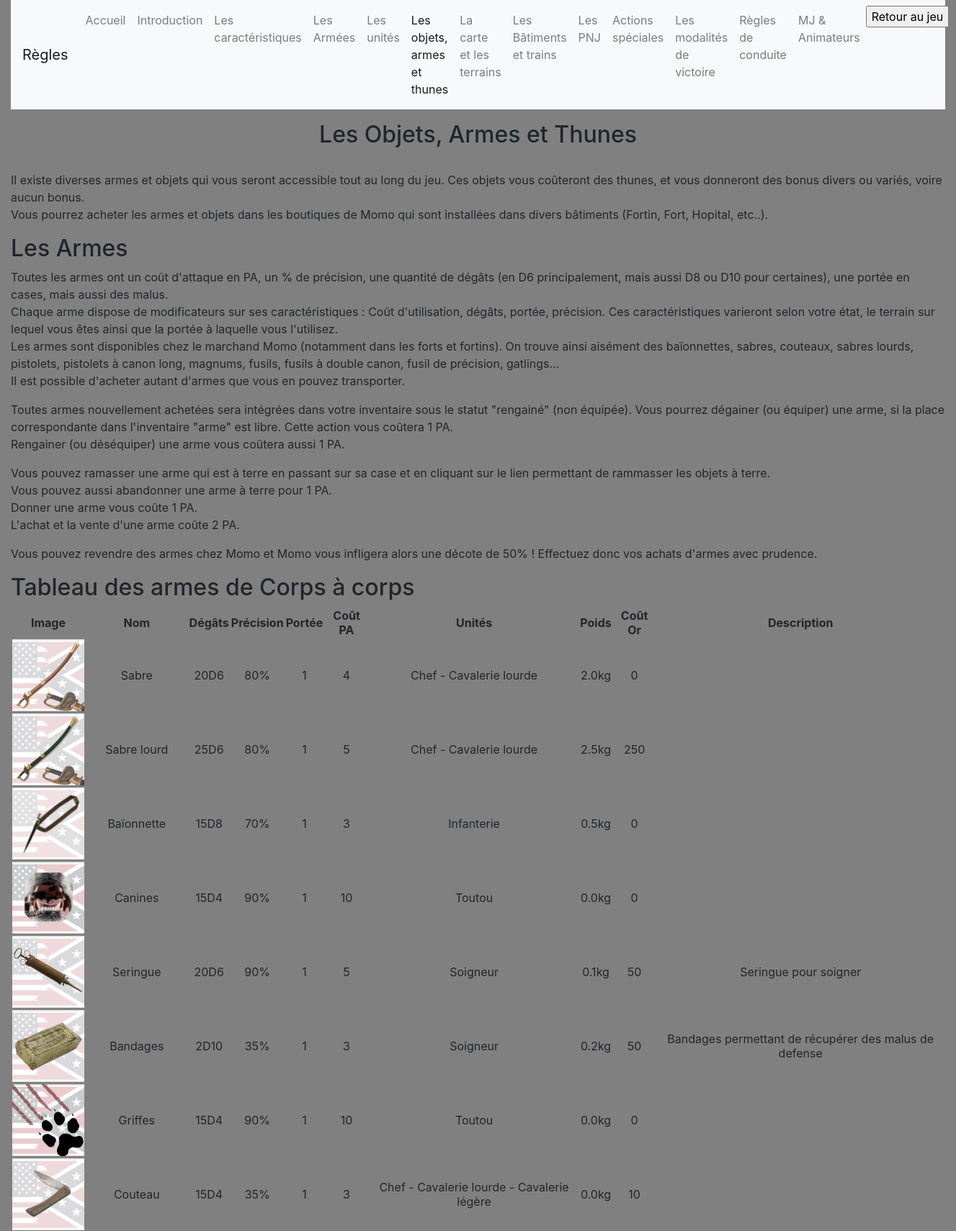
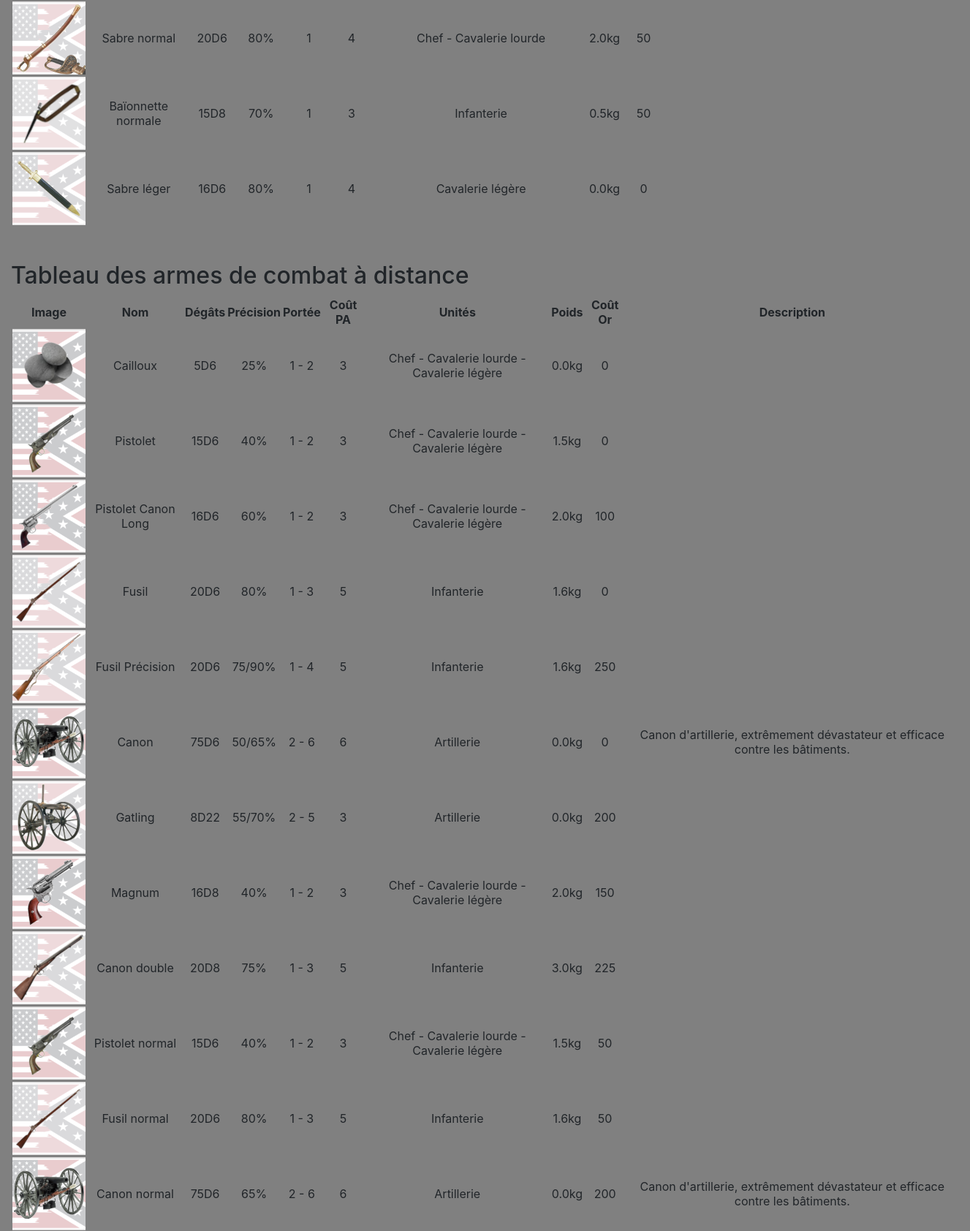
The page /regles/regles_objets.php (upper part) on the database its author committed (2 pictures, top to bottom).
### tables this page shows
CREATE TABLE `arme` (
  `id_arme` int(11) NOT NULL,
  `nom_arme` varchar(100) NOT NULL DEFAULT '',
  `porteeMin_arme` int(11) NOT NULL DEFAULT '0',
  `porteeMax_arme` tinyint(4) NOT NULL DEFAULT '0',
  `coutPa_arme` int(11) NOT NULL DEFAULT '0',
  `coutOr_arme` int(11) NOT NULL DEFAULT '0',
  `additionMin_degats` tinyint(4) NOT NULL DEFAULT '0',
  `additionMax_degats` tinyint(4) NOT NULL DEFAULT '0',
  `multiplicateurMin_degats` double NOT NULL DEFAULT '0',
  `multiplicateurMax_degats` double NOT NULL DEFAULT '0',
  `degatMin_arme` int(11) NOT NULL DEFAULT '0',
  `degatMax_arme` int(11) NOT NULL DEFAULT '0',
  `valeur_des_arme` int(11) NOT NULL DEFAULT '0',
  `precision_arme` int(11) NOT NULL DEFAULT '0',
  `degatZone_arme` enum('0','1') NOT NULL DEFAULT '0',
  `bonusPM_arme` int(11) NOT NULL DEFAULT '0',
  `poids_arme` decimal(10,1) NOT NULL DEFAULT '0.0',
  `pvMax_arme` int(11) NOT NULL DEFAULT '0',
  `description_arme` text NOT NULL,
  `qualite_arme` tinyint(4) NOT NULL DEFAULT '6',
  `main` tinyint(4) NOT NULL DEFAULT '1',
  `image_arme` varchar(100) DEFAULT NULL
);

### regles/regles_objets.php (the view, shortened to what this page needs)
<?php
$mysqli = db_connexion();
?>
<html>
	<head>
		<link rel="stylesheet" href="https://stackpath.bootstrapcdn.com/bootstrap/4.3.1/css/bootstrap.min.css">
	</head>
	<body style="background-color:grey;">
		<div class="container-fluid">
		<?php require 'regles_header.php' ?>
			<div class="row justify-content-center">
				<div class="col-12">
					<div align="center"><h2>Les Objets, Armes et Thunes</h2></div>
				</div>
			</div>
			<div class="row">
				<div class="col-12">
					<br />
					<p>Il existe diverses armes et objets qui vous seront accessible tout au long du jeu. Ces objets vous coûteront des thunes, et vous donneront des bonus divers ou variés, voire aucun bonus.<br />
					Vous pourrez acheter les armes et objets dans les boutiques de Momo qui sont installées dans divers bâtiments (Fortin, Fort, Hopital, etc..). </p>
					<h2>Les Armes</h2>
					<p>Toutes les armes ont un coût d'attaque en PA, un % de précision, une quantité de dégâts (en D6 principalement, mais aussi D8 ou D10 pour certaines), une portée en cases, mais aussi des malus.<br />
					Chaque arme dispose de modificateurs sur ses caractéristiques : Coût d'utilisation, dégâts, portée, précision. Ces caractéristiques varieront selon votre état, le terrain sur lequel vous êtes ainsi que la portée à laquelle vous l'utilisez.<br />
					Les armes sont disponibles chez le marchand Momo (notamment dans les forts et fortins). On trouve ainsi aisément des baïonnettes, sabres, couteaux, sabres lourds, pistolets, pistolets à canon long, magnums, fusils, fusils à double canon, fusil de précision, gatlings…<br />
					Il est possible d'acheter autant d'armes que vous en pouvez transporter.</p>
					<p>Toutes armes nouvellement achetées sera intégrées dans votre inventaire sous le statut "rengainé" (non équipée). Vous pourrez dégainer (ou équiper) une arme, si la place correspondante dans l'inventaire "arme" est libre. Cette action vous coûtera 1 PA.<br />
					Rengainer (ou déséquiper) une arme vous coûtera aussi 1 PA.</p>
					<p>Vous pouvez ramasser une arme qui est à terre en passant sur sa case et en cliquant sur le lien permettant de rammasser les objets à terre.<br />
					Vous pouvez aussi abandonner une arme à terre pour 1 PA.<br />
					Donner une arme vous coûte 1 PA.<br />
					L'achat et la vente d'une arme coûte 2 PA.</p>
					<p>Vous pouvez revendre des armes chez Momo et Momo vous infligera alors une décote de 50% ! Effectuez donc vos achats d'armes avec prudence.</p>
					<h2>Tableau des armes de Corps à corps</h2>
					<div id="table_armes_cac" class="table-responsive">
						<table border='1' align="center" width=100%>
							<tr>
								<th style="text-align:center">Image</th>
								<th style="text-align:center">Nom</th>
								<th style="text-align:center">Dégâts</th>
								<th style="text-align:center">Précision</th>
								<th style="text-align:center">Portée</th>
								<th style="text-align:center">Coût PA</th>
								<th style="text-align:center">Unités</th>
								<th style="text-align:center">Poids</th>
								<th style="text-align:center">Coût Or</th>
								<th style="text-align:center">Description</th>
							</tr>
							<?php
							$sql = "SELECT id_arme, image_arme, description_arme, poids_arme, precision_arme, degatMin_arme, valeur_des_arme, coutOr_arme, coutPa_arme, nom_arme
									FROM arme
									WHERE  porteeMax_arme = 1
									ORDER BY arme.id_arme ASC";
							$res = $mysqli->query($sql);
							while ($t_arme_cac = $res->fetch_assoc()) {
								$id_arme		= $t_arme_cac['id_arme'];
								$image_arme 	= $t_arme_cac['image_arme'];
								$desc_arme		= $t_arme_cac['description_arme'];
								$poids_arme		= $t_arme_cac['poids_arme'];
								$precision_arme	= $t_arme_cac['precision_arme'];
								$degats_arme	= $t_arme_cac['degatMin_arme'] . "D" . $t_arme_cac['valeur_des_arme'];
								$coutOr_arme	= $t_arme_cac['coutOr_arme'];
								$coutPa_arme	= $t_arme_cac['coutPa_arme'];
								$nom_arme		= $t_arme_cac['nom_arme'];
								$nom_unite		= "";
								$sql_unite = "SELECT nom_unite
												FROM arme_as_type_unite, type_unite
												WHERE arme_as_type_unite.id_type_unite = type_unite.id_unite
												AND arme_as_type_unite.id_arme = $id_arme";
								$res_unite = $mysqli->query($sql_unite);
								while ($t_unite = $res_unite->fetch_assoc()) {
									if (trim($nom_unite) != "") {
										$nom_unite .= " - ";
									}
									$nom_unite .= $t_unite['nom_unite'];
								}
								echo "<tr>";
								echo "	<td style='text-align:center'><img src='../images/armes/".$image_arme."' style='max-width: 100px; height: auto;' alt=''></td>";
								echo "	<td style='text-align:center'>".$nom_arme."</td>";
								echo "	<td style='text-align:center'>".$degats_arme."</td>";
								echo "	<td style='text-align:center'>".$precision_arme."%</td>";
								echo "	<td style='text-align:center'>1</td>";
								echo "	<td style='text-align:center'>".$coutPa_arme."</td>";
								echo "	<td style='text-align:center'>".$nom_unite."</td>";
								echo "	<td style='text-align:center'>".$poids_arme."kg</td>";
								echo "	<td style='text-align:center'>".$coutOr_arme."</td>";
								echo "	<td style='text-align:center'>".$desc_arme."</td>";
								echo "</tr>";
							}
							?>
						</table>
					</div>
					<br /><br />
					<h2>Tableau des armes de combat à distance</h2>
					<div id="table_armes_dist" class="table-responsive">
						<table border='1' align="center" width=100%>
							<tr>
								<th style="text-align:center">Image</th>
								<th style="text-align:center">Nom</th>
								<th style="text-align:center">Dégâts</th>
								<th style="text-align:center">Précision</th>
								<th style="text-align:center">Portée</th>
								<th style="text-align:center">Coût PA</th>
								<th style="text-align:center">Unités</th>
								<th style="text-align:center">Poids</th>
								<th style="text-align:center">Coût Or</th>
								<th style="text-align:center">Description</th>
							</tr>
							<?php
							$sql = "SELECT id_arme, image_arme, description_arme, poids_arme, precision_arme, degatMin_arme, valeur_des_arme, coutOr_arme, coutPa_arme, nom_arme, porteeMin_arme, porteeMax_arme
									FROM arme WHERE porteeMax_arme > 1
									ORDER BY id_arme ASC";
							$res = $mysqli->query($sql);
							while ($t_arme_dist = $res->fetch_assoc()) {
								$id_arme		= $t_arme_dist['id_arme'];
								$image_arme 	= $t_arme_dist['image_arme'];
								$desc_arme		= $t_arme_dist['description_arme'];
								$poids_arme		= $t_arme_dist['poids_arme'];
								$precision_arme	= $t_arme_dist['precision_arme'];
								$degats_arme	= $t_arme_dist['degatMin_arme'] . "D" . $t_arme_dist['valeur_des_arme'];
								$coutOr_arme	= $t_arme_dist['coutOr_arme'];
								$coutPa_arme	= $t_arme_dist['coutPa_arme'];
								$nom_arme		= $t_arme_dist['nom_arme'];
								$portee_arme	= $t_arme_dist['porteeMin_arme'] . " - " . $t_arme_dist['porteeMax_arme'];
								$nom_unite		= "";
								if($id_arme == '8' || $id_arme == '14' || $id_arme == '13'){
									$perte_precision = $precision_arme - 15;
								}
								$sql_unite = "SELECT nom_unite
												FROM arme_as_type_unite, type_unite
												WHERE arme_as_type_unite.id_type_unite = type_unite.id_unite
												AND arme_as_type_unite.id_arme = $id_arme";
								$res_unite = $mysqli->query($sql_unite);
								while ($t_unite = $res_unite->fetch_assoc()) {
									if (trim($nom_unite) != "") {
										$nom_unite .= " - ";
									}
									$nom_unite .= $t_unite['nom_unite'];
								}
								echo "<tr>";
								echo "	<td style='text-align:center'><img src='../images/armes/".$image_arme."' style='max-width: 100px; height: auto;' alt=''></td>";
								echo "	<td style='text-align:center'>".$nom_arme."</td>";
								echo "	<td style='text-align:center'>".$degats_arme."</td>";
								if($id_arme == '8' || $id_arme == '14' || $id_arme == '13'){
									echo "	<td style='text-align:center'>".$perte_precision."/".$precision_arme."%</td>";
								} else {
									echo "	<td style='text-align:center'>".$precision_arme."%</td>";
								}
								echo "	<td style='text-align:center'>".$portee_arme."</td>";
								echo "	<td style='text-align:center'>".$coutPa_arme."</td>";
								echo "	<td style='text-align:center'>".$nom_unite."</td>";
								echo "	<td style='text-align:center'>".$poids_arme."kg</td>";
								echo "	<td style='text-align:center'>".$coutOr_arme."</td>";
								echo "	<td style='text-align:center'>".$desc_arme."</td>";
								echo "</tr>";
							}
							?>
						</table>
					</div>
					<br /><br />
					<br />
				</div>
			</div>
		</div>
	</body>
</html>

### regles/regles_header.php (shortened to what this page needs)
<nav class="navbar navbar-expand-lg navbar-light bg-light mb-3">
    <a class="navbar-brand" href="#">Règles</a>
    <div class="collapse navbar-collapse" id="navbarSupportedContent">
        <ul class="navbar-nav mr-auto">
            <li class="nav-item">
                <a class="nav-link" href="../index.php">Accueil</a>
            </li>
            <li class="nav-item">
                <a class="nav-link" href="regles_introduction.php">Introduction</a>
            </li>
            <li class="nav-item">
                <a class="nav-link" href="regles_caracs.php">Les caractéristiques</a>
            </li>
            <li class="nav-item">
                <a class="nav-link" href="regles_armees.php">Les Armées</a>
            </li>
            <li class="nav-item">
                <a class="nav-link" href="regles_unites.php">Les unités</a>
            </li>
            <li class="nav-item">
                <a class="nav-link active" href="regles_objets.php">Les objets, armes et thunes</a>
            </li>
            <li class="nav-item">
                <a class="nav-link" href="regles_carte.php">La carte et les terrains</a>
            </li>
            <li class="nav-item">
                <a class="nav-link" href="regles_batiments.php">Les Bâtiments et trains</a>
            </li>
            <li class="nav-item">
                <a class="nav-link" href="regles_pnjs.php">Les PNJ</a>
            </li>
            <li class="nav-item">
                <a class="nav-link" href="regles_action_spe.php">Actions spéciales</a>
            </li>
            <li class="nav-item">
                <a class="nav-link" href="regles_modalites_victoire.php">Les modalités de victoire</a>
            </li>
            <li class="nav-item">
                <a class="nav-link" href="regles_conduite.php">Règles de conduite</a>
            </li>
            <li class="nav-item">
                <a class="nav-link" href="regles_animation.php">MJ & Animateurs</a>
            </li>
            <li class="nav-item">
                <a href="../jeu/jouer.php"> <input type="button" value="Retour au jeu"> </a>
            </li>
        </ul>
    </div>
</nav>

### rows shown on the page
arme: image_arme (picture), nom_arme "Sabre", degats_arme "20D6", precision_arme "80", coutPa_arme "4", nom_unite "Chef - Cavalerie lourde", poids_arme "2.0", coutOr_arme "0"
arme: image_arme (picture), nom_arme "Sabre lourd", degats_arme "25D6", precision_arme "80", coutPa_arme "5", nom_unite "Chef - Cavalerie lourde", poids_arme "2.5", coutOr_arme "250"
arme: image_arme (picture), nom_arme "Baïonnette", degats_arme "15D8", precision_arme "70", coutPa_arme "3", nom_unite "Infanterie", poids_arme "0.5", coutOr_arme "0"
arme: image_arme (picture), nom_arme "Canines", degats_arme "15D4", precision_arme "90", coutPa_arme "10", nom_unite "Toutou", poids_arme "0.0", coutOr_arme "0"
arme: image_arme (picture), nom_arme "Seringue", degats_arme "20D6", precision_arme "90", coutPa_arme "5", nom_unite "Soigneur", poids_arme "0.1", coutOr_arme "50", description_arme "Seringue pour soigner"
arme: image_arme (picture), nom_arme "Bandages", degats_arme "2D10", precision_arme "35", coutPa_arme "3", nom_unite "Soigneur", poids_arme "0.2", coutOr_arme "50", description_arme "Bandages permettant de récupérer des malus de defense"
arme: image_arme (picture), nom_arme "Griffes", degats_arme "15D4", precision_arme "90", coutPa_arme "10", nom_unite "Toutou", poids_arme "0.0", coutOr_arme "0"
arme: image_arme (picture), nom_arme "Couteau", degats_arme "15D4", precision_arme "35", coutPa_arme "3", nom_unite "Chef - Cavalerie lourde - Cavalerie légère", poids_arme "0.0", coutOr_arme "10"
arme: image_arme (picture), nom_arme "Sabre normal", degats_arme "20D6", precision_arme "80", coutPa_arme "4", nom_unite "Chef - Cavalerie lourde", poids_arme "2.0", coutOr_arme "50"
arme: image_arme (picture), nom_arme "Baïonnette normale", degats_arme "15D8", precision_arme "70", coutPa_arme "3", nom_unite "Infanterie", poids_arme "0.5", coutOr_arme "50"
arme: image_arme (picture), nom_arme "Sabre léger", degats_arme "16D6", precision_arme "80", coutPa_arme "4", nom_unite "Cavalerie légère", poids_arme "0.0", coutOr_arme "0"
arme: image_arme (picture), nom_arme "Cailloux", degats_arme "5D6", precision_arme "25", portee_arme "1 - 2", coutPa_arme "3", nom_unite "Chef - Cavalerie lourde - Cavalerie légère", poids_arme "0.0", coutOr_arme "0"
arme: image_arme (picture), nom_arme "Pistolet", degats_arme "15D6", precision_arme "40", portee_arme "1 - 2", coutPa_arme "3", nom_unite "Chef - Cavalerie lourde - Cavalerie légère", poids_arme "1.5", coutOr_arme "0"
arme: image_arme (picture), nom_arme "Pistolet Canon Long", degats_arme "16D6", precision_arme "60", portee_arme "1 - 2", coutPa_arme "3", nom_unite "Chef - Cavalerie lourde - Cavalerie légère", poids_arme "2.0", coutOr_arme "100"
arme: image_arme (picture), nom_arme "Fusil", degats_arme "20D6", precision_arme "80", portee_arme "1 - 3", coutPa_arme "5", nom_unite "Infanterie", poids_arme "1.6", coutOr_arme "0"
arme: image_arme (picture), nom_arme "Fusil Précision", degats_arme "20D6", precision_arme "75", precision_arme "90", portee_arme "1 - 4", coutPa_arme "5", nom_unite "Infanterie", poids_arme "1.6", coutOr_arme "250"
arme: image_arme (picture), nom_arme "Canon", degats_arme "75D6", precision_arme "50", precision_arme "65", portee_arme "2 - 6", coutPa_arme "6", nom_unite "Artillerie", poids_arme "0.0", coutOr_arme "0", description_arme "Canon d'artillerie, extrêmement dévastateur et efficace contre les bâtiments."
arme: image_arme (picture), nom_arme "Gatling", degats_arme "8D22", precision_arme "55", precision_arme "70", portee_arme "2 - 5", coutPa_arme "3", nom_unite "Artillerie", poids_arme "0.0", coutOr_arme "200"
arme: image_arme (picture), nom_arme "Magnum", degats_arme "16D8", precision_arme "40", portee_arme "1 - 2", coutPa_arme "3", nom_unite "Chef - Cavalerie lourde - Cavalerie légère", poids_arme "2.0", coutOr_arme "150"
arme: image_arme (picture), nom_arme "Canon double", degats_arme "20D8", precision_arme "75", portee_arme "1 - 3", coutPa_arme "5", nom_unite "Infanterie", poids_arme "3.0", coutOr_arme "225"
arme: image_arme (picture), nom_arme "Pistolet normal", degats_arme "15D6", precision_arme "40", portee_arme "1 - 2", coutPa_arme "3", nom_unite "Chef - Cavalerie lourde - Cavalerie légère", poids_arme "1.5", coutOr_arme "50"
arme: image_arme (picture), nom_arme "Fusil normal", degats_arme "20D6", precision_arme "80", portee_arme "1 - 3", coutPa_arme "5", nom_unite "Infanterie", poids_arme "1.6", coutOr_arme "50"
arme: image_arme (picture), nom_arme "Canon normal", degats_arme "75D6", precision_arme "65", portee_arme "2 - 6", coutPa_arme "6", nom_unite "Artillerie", poids_arme "0.0", coutOr_arme "200", description_arme "Canon d'artillerie, extrêmement dévastateur et efficace contre les bâtiments."
